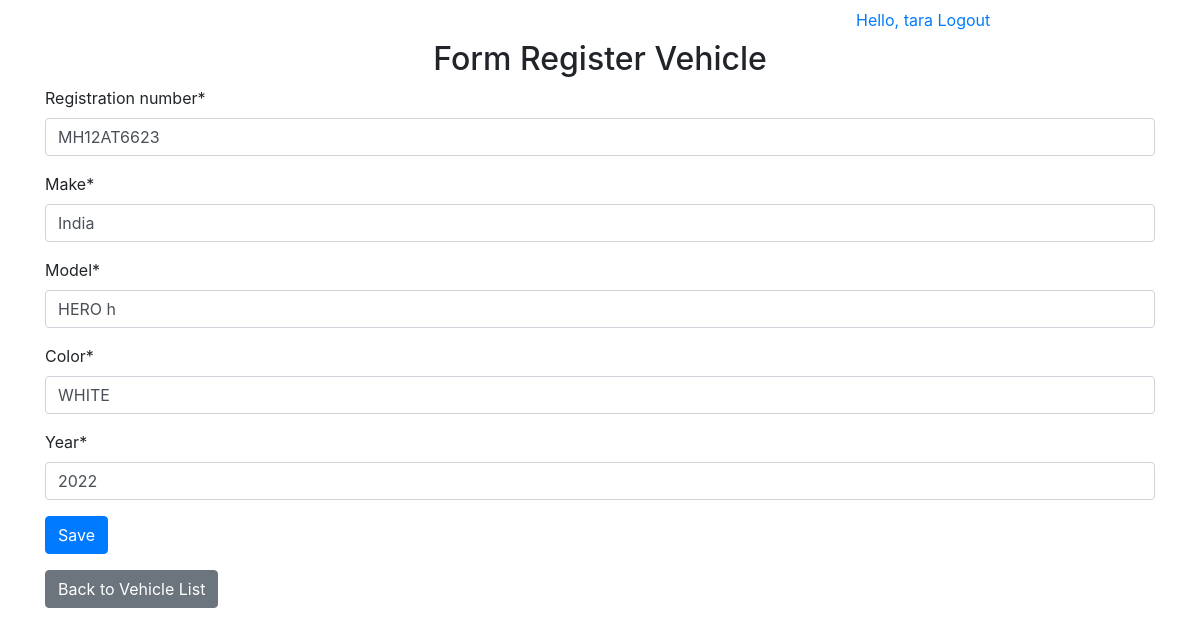
Page /api/vehicles/1/edit/ (signed in) on the committed database.
### testapp/models.py (models this page shows, shortened)
class Vehicle(models.Model):
    owner = models.CharField(max_length=20)
    registration_number = models.CharField(max_length=20, unique=True)
    make = models.CharField(max_length=50)
    model = models.CharField(max_length=50)
    color = models.CharField(max_length=20)
    year = models.IntegerField()

### testapp/views.py (the view)
# urls.py: path('vehicles/<int:pk>/edit/', views.VehicalUpdateView, name='vehicle_edit'),
@login_required
def VehicalUpdateView(request,pk):
    vehicle = get_object_or_404(Vehicle, pk=pk)
    if request.method == 'POST':
        form = VehicleForm(request.POST, instance=vehicle)
        if form.is_valid():
            form.save()
            return redirect('vehicle_list')
    else:
        form = VehicleForm(instance=vehicle)
    template_name = 'testapp/vehical_form.html'
    context = {'form': form}
    return render(request, template_name, context)

### testapp/form.py
class VehicleForm(forms.ModelForm):
    class Meta:
        model = Vehicle
        fields = ['registration_number', 'make', 'model', 'color', 'year']

### templates/testapp/vehical_form.html (shortened to what this page needs)
{% extends 'layout.html' %}
{% load crispy_forms_tags %}
{% block content %}
    <div class="container">
        <h2 class="text-center"> Form Register Vehicle</h2>
        <form method="post">
            {{ form|crispy }}
            <button type="submit" class="btn btn-primary">Save</button>
        </form>
        <a href="{% url 'vehicle_list' %}" class="btn btn-secondary mt-3">Back to Vehicle List</a>
    </div>
{% endblock %}

### templates/layout.html (shortened to what this page needs)
<!DOCTYPE html>
<html lang="en">
<head>
    <link rel="stylesheet" href="https://stackpath.bootstrapcdn.com/bootstrap/4.5.0/css/bootstrap.min.css"
>
</head>
<body>
    <ul class="nav nav-pills" style="margin-left:70%;">
{% if user.is_authenticated %}
  <li class="nav-item active" >
    <a class="nav-link" href="{% url 'logout' %}" >Hello, {{user.username}} Logout</a>
  </li>
{% endif %}
        </ul>
    {% block content %}
        {% endblock %}
</body>
</html>

### rows in the picture
Vehicle: registration_number "MH12AT6623", make "India", model "HERO h", color "WHITE", year "2022"

### other values in the picture
{{ user.username }} "tara"
